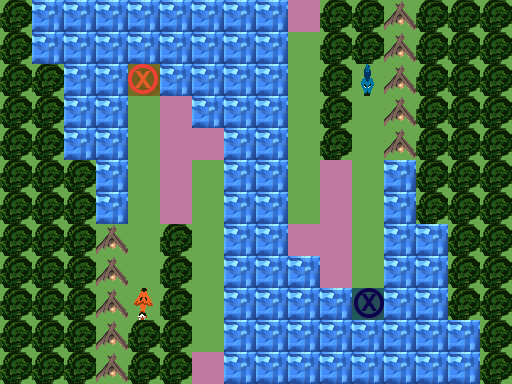

Tiled map render using the project's own tile images. Description and the whole map definition, tile-layer contents included, below:
An orthogonal 16x12 tile map with 32x32 px tiles, 3 tile layers (Ground, Obstacles, Objects), 1 hidden layer not drawn.

<map version="1.0" orientation="orthogonal" renderorder="right-down" width="16" height="12" tilewidth="32" tileheight="32" nextobjectid="1">
 <tileset firstgid="1" name="TilesetPlaceholder" tilewidth="32" tileheight="32" tilecount="240" columns="10">
  <image source="../../Tileset.png" width="320" height="768" />
 </tileset>
 <layer name="Ground" width="16" height="12">
  <data encoding="csv">
1,5,5,5,5,5,5,5,5,3,1,1,1,1,1,1,
1,5,5,5,5,5,5,5,5,1,1,1,1,1,1,1,
1,1,5,5,1,5,5,5,5,1,1,1,1,1,1,1,
1,1,5,5,1,3,5,5,5,1,1,1,1,1,1,1,
1,1,5,5,1,3,3,5,5,1,1,1,1,1,1,1,
1,1,1,5,1,3,1,5,5,1,3,1,5,1,1,1,
1,1,1,5,1,3,1,5,5,1,3,1,5,1,1,1,
1,1,1,1,1,1,1,5,5,3,3,1,5,5,1,1,
1,1,1,1,1,1,1,5,5,5,3,1,5,5,1,1,
1,1,1,1,1,1,1,5,5,5,5,1,5,5,1,1,
1,1,1,1,1,1,1,5,5,5,5,5,5,5,5,1,
1,1,1,1,1,1,3,5,5,5,5,5,5,5,5,1
</data>
 </layer>
 <layer name="Obstacles" width="16" height="12">
  <data encoding="csv">
42,0,0,0,0,0,0,0,0,0,42,42,41,42,42,42,
42,0,0,0,0,0,0,0,0,0,42,42,41,42,42,42,
42,42,0,0,0,0,0,0,0,0,42,0,41,42,42,42,
42,42,0,0,0,0,0,0,0,0,42,0,41,42,42,42,
42,42,0,0,0,0,0,0,0,0,42,0,41,42,42,42,
42,42,42,0,0,0,0,0,0,0,0,0,0,42,42,42,
42,42,42,0,0,0,0,0,0,0,0,0,0,42,42,42,
42,42,42,41,0,42,0,0,0,0,0,0,0,0,42,42,
42,42,42,41,0,42,0,0,0,0,0,0,0,0,42,42,
42,42,42,41,0,42,0,0,0,0,0,0,0,0,42,42,
42,42,42,41,42,42,0,0,0,0,0,0,0,0,0,42,
42,42,42,41,42,42,0,0,0,0,0,0,0,0,0,42
</data>
 </layer>
 <layer name="Objects" width="16" height="12">
  <data encoding="csv">
0,0,0,0,0,0,0,0,0,0,0,0,0,0,0,0,
0,0,0,0,0,0,0,0,0,0,0,0,0,0,0,0,
0,0,0,0,181,0,0,0,0,0,0,3221225664,0,0,0,0,
0,0,0,0,0,0,0,0,0,0,0,0,0,0,0,0,
0,0,0,0,0,0,0,0,0,0,0,0,0,0,0,0,
0,0,0,0,0,0,0,0,0,0,0,0,0,0,0,0,
0,0,0,0,0,0,0,0,0,0,0,0,0,0,0,0,
0,0,0,0,0,0,0,0,0,0,0,0,0,0,0,0,
0,0,0,0,0,0,0,0,0,0,0,0,0,0,0,0,
0,0,0,0,191,0,0,0,0,0,0,182,0,0,0,0,
0,0,0,0,0,0,0,0,0,0,0,0,0,0,0,0,
0,0,0,0,0,0,0,0,0,0,0,0,0,0,0,0
</data>
 </layer>
 <layer name="Solution" width="16" height="12" visible="0">
  <data encoding="csv">
0,0,0,0,0,0,0,0,0,0,0,0,0,0,0,0,
0,0,0,0,0,0,0,0,0,0,0,0,0,0,0,0,
0,0,0,0,0,0,0,0,0,0,0,0,0,0,0,0,
0,0,0,0,222,0,0,0,0,0,0,232,0,0,0,0,
0,0,0,0,222,0,0,0,0,0,0,232,0,0,0,0,
0,0,0,0,222,0,0,0,0,0,0,232,0,0,0,0,
0,0,0,0,222,0,0,0,0,0,0,232,0,0,0,0,
0,0,0,0,222,0,0,0,0,0,0,232,0,0,0,0,
0,0,0,0,222,0,0,0,0,0,0,232,0,0,0,0,
0,0,0,0,0,0,0,0,0,0,0,0,0,0,0,0,
0,0,0,0,0,0,0,0,0,0,0,0,0,0,0,0,
0,0,0,0,0,0,0,0,0,0,0,0,0,0,0,0
</data>
 </layer>
</map>
